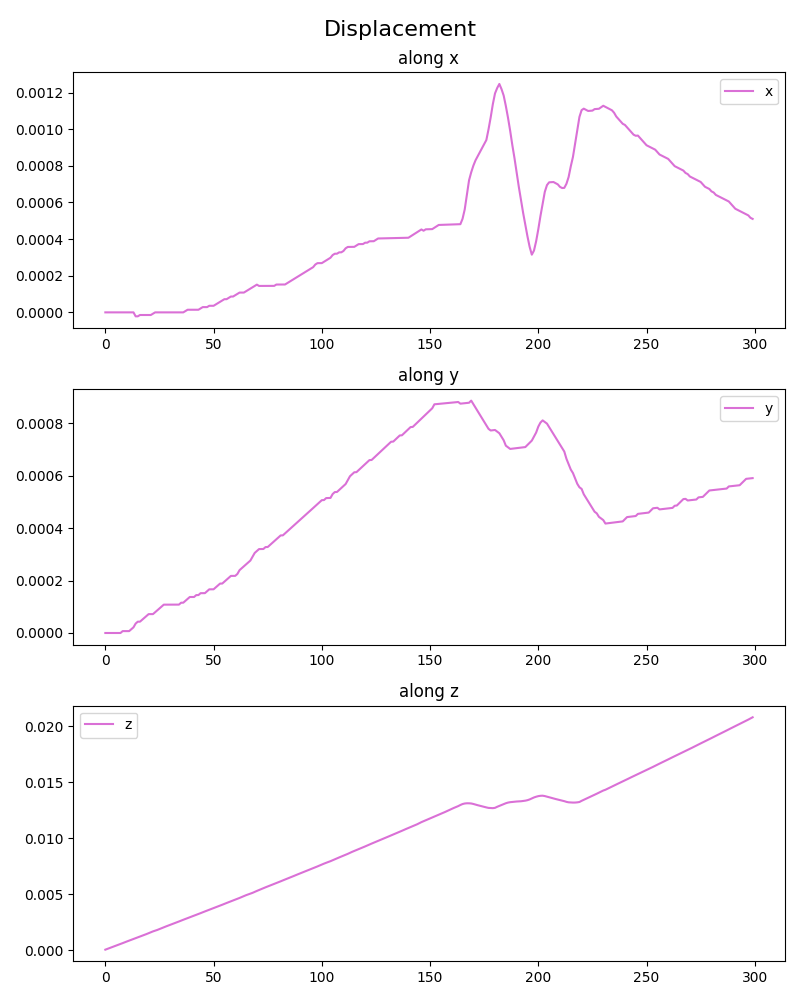

Write Python code to recreate this figure.
import math

import serial
import threading
import time
import matplotlib.pyplot as plt
from Madjwick import Madgwick

dt = 0.012
g = 983
kalman = 0.01

def transform(a, b):
    a1, a2, a3, a4 = a
    b1, b2, b3, b4 = b

    c1 = a1*b1 - a2*b2 - a3*b3 - a4*b4
    c2 = a1*b2 + a2*b1 + a3*b4 - a4*b3
    c3 = a1*b3 - a2*b4 + a3*b1 + a4*b2
    c4 = a1*b4 + a2*b3 - a3*b2 + a4*b1

    return c1, c2, c3, c4

def receiver(number, serial):
    index = 0

    accel_x_native = []
    accel_y_native = []
    accel_z_native = []

    accel_x_opt = [0]
    accel_y_opt = [0]
    accel_z_opt = [0]

    accel_x = []
    accel_y = []
    accel_z = []
    try:
        while True:
            response = serial.readline()
            current = response.decode('utf-8', errors='ignore')[:-2:]  # [:-2:] to delete '\n'
            print(current)
            m = Madgwick()
            a_x, a_y, a_z, m_x, m_y, m_z, g_x, g_y, g_z = current.split(";")
            m.update(float(g_x), float(g_y), float(g_z), float(a_x), float(a_y), float(a_z), float(m_x), float(m_y), float(m_z))

            index += 1
            q_seq = [0.0, 0.0, 0.0, 0.0]
            m.get_q(q_seq)
            _, ae_x, ae_y, ae_z = transform(transform([q_seq[0], q_seq[1], q_seq[2], q_seq[3]], [0, float(a_x), float(a_y), float(a_z)]), [q_seq[0], -q_seq[1], -q_seq[2], -q_seq[3]])

            accel_x_opt.append((1 - kalman) * accel_x_opt[-1] + kalman * ae_x)
            accel_y_opt.append((1 - kalman) * accel_y_opt[-1] + kalman * ae_y)
            accel_z_opt.append((1 - kalman) * accel_z_opt[-1] + kalman * ae_z)
            ae_x, ae_y, ae_z = float(a_x), float(a_y), float(a_z)
            # ae_z -= g

            accel_x.append(ae_x)
            accel_y.append(ae_y)
            accel_z.append(ae_z)

            accel_x_native.append(a_x)
            accel_y_native.append(a_y)
            accel_z_native.append(a_z)
            time.sleep(0.1)  # Add a small delay to avoid excessive CPU usage
            if index == number:
                raise KeyboardInterrupt

    except KeyboardInterrupt:
        veloc_x = [0]
        veloc_y = [0]
        veloc_z = [0]

        for i in range(number):
            veloc_x.append(veloc_x[-1] + accel_x_opt[i] * dt /1000)
            veloc_y.append(veloc_y[-1] + accel_y_opt[i] * dt /1000)
            veloc_z.append(veloc_z[-1] + accel_z_opt[i] * dt /1000)

        veloc_x.pop(0)
        veloc_y.pop(0)
        veloc_z.pop(0)

        x = [0]
        y = [0]
        z = [0]

        for i in range(number):
            x.append(x[-1] + veloc_x[i] * dt + (accel_x[i] * dt ** 2) / 2)
            y.append(y[-1] + veloc_y[i] * dt + (accel_y[i] * dt ** 2) / 2)
            z.append(z[-1] + veloc_z[i] * dt + (accel_z[i] * dt ** 2) / 2)

        x.pop(0)
        y.pop(0)
        z.pop(0)

        # Create figure and subplots
        fig, (ax1, ax2, ax3) = plt.subplots(3, 1, figsize=(8, 10))
        fig.suptitle('Displacement', fontsize=16)

        # Plot data on subplots
        ax1.plot(x, label='x', color='orchid')
        ax1.set_title('along x')
        ax1.legend()

        ax2.plot(y, label='y', color='orchid')
        ax2.set_title('along y')
        ax2.legend()

        ax3.plot(z, label='z', color='orchid')
        ax3.set_title('along z')
        ax3.legend()

        # Adjust layout and display the plot
        plt.tight_layout()
        plt.savefig("displacement.png")


# Serial port settings
port = "/dev/tty.usbserial-0001"
filename = "data.txt"
number = 300
baudrate = 115200
parity = serial.PARITY_NONE
stopbits = serial.STOPBITS_ONE
bytesize = serial.EIGHTBITS
timeout = 1  # Timeout value in seconds
xonxoff = False  # Disable software flow control (XON/XOFF)
rtscts = False   # Disable hardware flow control (RTS/CTS)

ser = serial.Serial(port, baudrate=baudrate, parity=parity, stopbits=stopbits,
                    bytesize=bytesize, timeout=timeout, xonxoff=xonxoff, rtscts=rtscts)

print(f"Serial port configured: {ser.name}")

t = threading.Thread(target=receiver, args=(number,ser,))
t.start()
